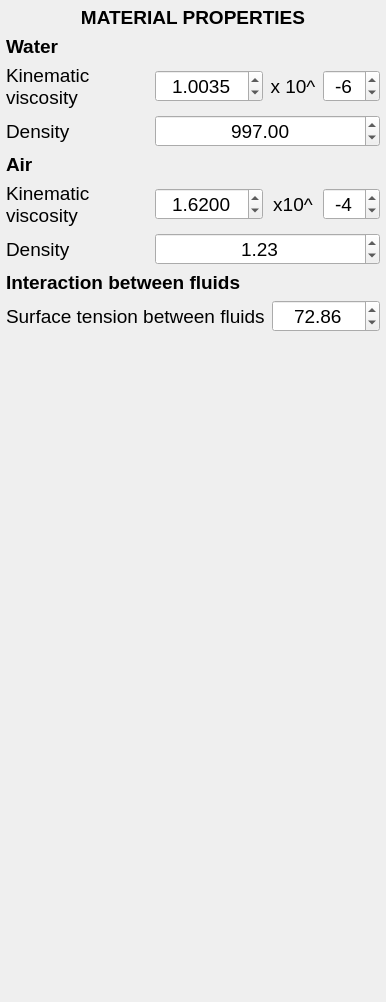
<?xml version="1.0" encoding="UTF-8"?>
<ui version="4.0">
 <class>materials</class>
 <widget class="QFrame" name="materials">
  <property name="geometry">
   <rect>
    <x>0</x>
    <y>0</y>
    <width>386</width>
    <height>1002</height>
   </rect>
  </property>
  <property name="windowTitle">
   <string>Frame</string>
  </property>
  <layout class="QVBoxLayout" name="verticalLayout">
   <property name="leftMargin">
    <number>6</number>
   </property>
   <property name="topMargin">
    <number>6</number>
   </property>
   <property name="rightMargin">
    <number>6</number>
   </property>
   <property name="bottomMargin">
    <number>6</number>
   </property>
   <item>
    <widget class="QLabel" name="Lbl_H1">
     <property name="font">
      <font>
       <pointsize>14</pointsize>
      </font>
     </property>
     <property name="text">
      <string>&lt;html&gt;&lt;head/&gt;&lt;body&gt;&lt;p&gt;&lt;span style=&quot; font-weight:600;&quot;&gt;MATERIAL PROPERTIES&lt;/span&gt;&lt;/p&gt;&lt;/body&gt;&lt;/html&gt;</string>
     </property>
     <property name="alignment">
      <set>Qt::AlignCenter</set>
     </property>
    </widget>
   </item>
   <item>
    <widget class="QLabel" name="Lbl_WaterH2">
     <property name="font">
      <font>
       <pointsize>14</pointsize>
       <weight>75</weight>
       <bold>true</bold>
      </font>
     </property>
     <property name="text">
      <string>Water</string>
     </property>
    </widget>
   </item>
   <item>
    <layout class="QGridLayout" name="GLY_Water" columnstretch="3,1,1,1">
     <item row="0" column="3">
      <widget class="QDoubleSpinBox" name="DSpBx_WaterViscExp">
       <property name="font">
        <font>
         <pointsize>14</pointsize>
        </font>
       </property>
       <property name="alignment">
        <set>Qt::AlignCenter</set>
       </property>
       <property name="decimals">
        <number>0</number>
       </property>
       <property name="minimum">
        <double>-10.000000000000000</double>
       </property>
       <property name="maximum">
        <double>10.000000000000000</double>
       </property>
       <property name="value">
        <double>-6.000000000000000</double>
       </property>
      </widget>
     </item>
     <item row="0" column="2">
      <widget class="QLabel" name="Lbl_10pb">
       <property name="font">
        <font>
         <pointsize>14</pointsize>
        </font>
       </property>
       <property name="text">
        <string>x 10^</string>
       </property>
       <property name="alignment">
        <set>Qt::AlignCenter</set>
       </property>
      </widget>
     </item>
     <item row="0" column="1">
      <widget class="QDoubleSpinBox" name="DSpBx_WaterVisc">
       <property name="font">
        <font>
         <pointsize>14</pointsize>
        </font>
       </property>
       <property name="alignment">
        <set>Qt::AlignCenter</set>
       </property>
       <property name="decimals">
        <number>4</number>
       </property>
       <property name="maximum">
        <double>100.000000000000000</double>
       </property>
       <property name="singleStep">
        <double>0.100000000000000</double>
       </property>
       <property name="value">
        <double>1.003500000000000</double>
       </property>
      </widget>
     </item>
     <item row="0" column="0">
      <widget class="QLabel" name="Lbl_WaterVisc">
       <property name="font">
        <font>
         <pointsize>14</pointsize>
         <italic>false</italic>
        </font>
       </property>
       <property name="text">
        <string>Kinematic viscosity</string>
       </property>
       <property name="alignment">
        <set>Qt::AlignLeading|Qt::AlignLeft|Qt::AlignVCenter</set>
       </property>
       <property name="wordWrap">
        <bool>true</bool>
       </property>
      </widget>
     </item>
     <item row="1" column="0">
      <widget class="QLabel" name="Lbl_WaterDen">
       <property name="font">
        <font>
         <pointsize>14</pointsize>
         <italic>false</italic>
        </font>
       </property>
       <property name="text">
        <string>Density</string>
       </property>
       <property name="alignment">
        <set>Qt::AlignLeading|Qt::AlignLeft|Qt::AlignVCenter</set>
       </property>
       <property name="wordWrap">
        <bool>true</bool>
       </property>
      </widget>
     </item>
     <item row="1" column="1" colspan="3">
      <widget class="QDoubleSpinBox" name="DSpBx_WaterDen">
       <property name="font">
        <font>
         <pointsize>14</pointsize>
        </font>
       </property>
       <property name="alignment">
        <set>Qt::AlignCenter</set>
       </property>
       <property name="maximum">
        <double>10000.000000000000000</double>
       </property>
       <property name="value">
        <double>997.000000000000000</double>
       </property>
      </widget>
     </item>
    </layout>
   </item>
   <item>
    <widget class="QLabel" name="Lbl_AirH2">
     <property name="font">
      <font>
       <pointsize>14</pointsize>
       <weight>75</weight>
       <bold>true</bold>
      </font>
     </property>
     <property name="text">
      <string>Air</string>
     </property>
    </widget>
   </item>
   <item>
    <layout class="QGridLayout" name="GLY_Air" columnstretch="3,1,1,1">
     <item row="0" column="3">
      <widget class="QDoubleSpinBox" name="DSpBx_AirViscExp">
       <property name="font">
        <font>
         <pointsize>14</pointsize>
        </font>
       </property>
       <property name="alignment">
        <set>Qt::AlignCenter</set>
       </property>
       <property name="decimals">
        <number>0</number>
       </property>
       <property name="minimum">
        <double>-10.000000000000000</double>
       </property>
       <property name="maximum">
        <double>10.000000000000000</double>
       </property>
       <property name="value">
        <double>-4.000000000000000</double>
       </property>
      </widget>
     </item>
     <item row="0" column="0">
      <widget class="QLabel" name="Lbl_AirVisc">
       <property name="font">
        <font>
         <pointsize>14</pointsize>
         <italic>false</italic>
        </font>
       </property>
       <property name="text">
        <string>Kinematic viscosity</string>
       </property>
       <property name="alignment">
        <set>Qt::AlignLeading|Qt::AlignLeft|Qt::AlignVCenter</set>
       </property>
       <property name="wordWrap">
        <bool>true</bool>
       </property>
      </widget>
     </item>
     <item row="0" column="1">
      <widget class="QDoubleSpinBox" name="DSpBx_AirVisc">
       <property name="font">
        <font>
         <pointsize>14</pointsize>
        </font>
       </property>
       <property name="alignment">
        <set>Qt::AlignCenter</set>
       </property>
       <property name="decimals">
        <number>4</number>
       </property>
       <property name="maximum">
        <double>100.000000000000000</double>
       </property>
       <property name="value">
        <double>1.620000000000000</double>
       </property>
      </widget>
     </item>
     <item row="0" column="2">
      <widget class="QLabel" name="Lbl_10pa">
       <property name="font">
        <font>
         <pointsize>14</pointsize>
        </font>
       </property>
       <property name="text">
        <string>x10^</string>
       </property>
       <property name="alignment">
        <set>Qt::AlignCenter</set>
       </property>
      </widget>
     </item>
     <item row="1" column="0">
      <widget class="QLabel" name="Lbl_AirDen">
       <property name="font">
        <font>
         <pointsize>14</pointsize>
         <italic>false</italic>
        </font>
       </property>
       <property name="text">
        <string>Density</string>
       </property>
       <property name="alignment">
        <set>Qt::AlignLeading|Qt::AlignLeft|Qt::AlignVCenter</set>
       </property>
       <property name="wordWrap">
        <bool>true</bool>
       </property>
      </widget>
     </item>
     <item row="1" column="1" colspan="3">
      <widget class="QDoubleSpinBox" name="DSpBx_AirDen">
       <property name="font">
        <font>
         <pointsize>14</pointsize>
        </font>
       </property>
       <property name="alignment">
        <set>Qt::AlignCenter</set>
       </property>
       <property name="maximum">
        <double>10000.000000000000000</double>
       </property>
       <property name="value">
        <double>1.230000000000000</double>
       </property>
      </widget>
     </item>
    </layout>
   </item>
   <item>
    <widget class="QLabel" name="Lbl_SurfTenH2">
     <property name="font">
      <font>
       <pointsize>14</pointsize>
       <weight>75</weight>
       <bold>true</bold>
      </font>
     </property>
     <property name="text">
      <string>Interaction between fluids</string>
     </property>
    </widget>
   </item>
   <item>
    <layout class="QGridLayout" name="GLY_SurfTen" columnstretch="3,0,0">
     <item row="0" column="0">
      <widget class="QLabel" name="Lbl_SurfTen">
       <property name="font">
        <font>
         <pointsize>14</pointsize>
         <italic>false</italic>
        </font>
       </property>
       <property name="text">
        <string>Surface tension between fluids</string>
       </property>
       <property name="alignment">
        <set>Qt::AlignLeading|Qt::AlignLeft|Qt::AlignVCenter</set>
       </property>
       <property name="wordWrap">
        <bool>true</bool>
       </property>
      </widget>
     </item>
     <item row="0" column="1" colspan="2">
      <widget class="QDoubleSpinBox" name="DSpBx_SurfTen">
       <property name="font">
        <font>
         <pointsize>14</pointsize>
        </font>
       </property>
       <property name="alignment">
        <set>Qt::AlignCenter</set>
       </property>
       <property name="maximum">
        <double>10000.000000000000000</double>
       </property>
       <property name="value">
        <double>72.859999999999999</double>
       </property>
      </widget>
     </item>
    </layout>
   </item>
   <item>
    <spacer name="VSp">
     <property name="orientation">
      <enum>Qt::Vertical</enum>
     </property>
     <property name="sizeHint" stdset="0">
      <size>
       <width>20</width>
       <height>722</height>
      </size>
     </property>
    </spacer>
   </item>
  </layout>
 </widget>
 <resources/>
 <connections/>
</ui>
